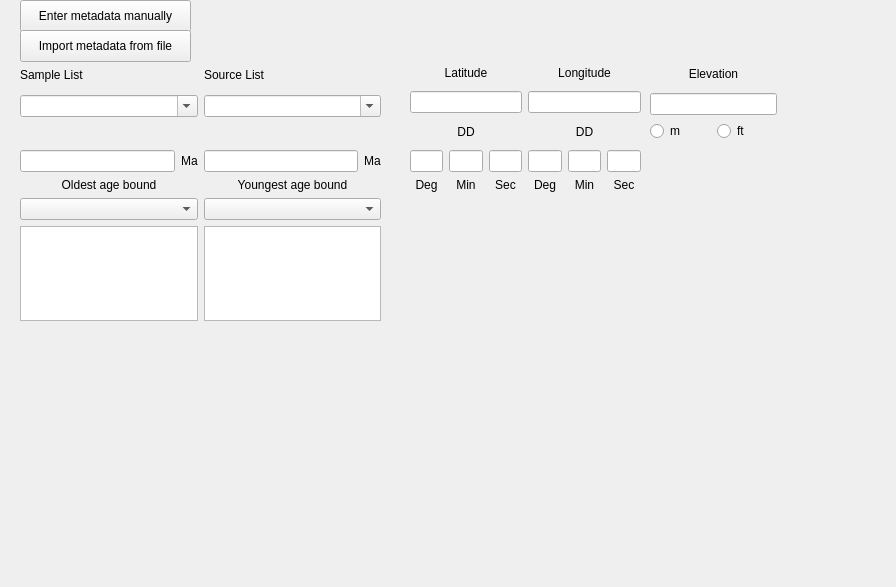
<?xml version="1.0" encoding="UTF-8"?>
<ui version="4.0">
 <class>YoungestDataForm</class>
 <widget class="QWidget" name="YoungestDataForm">
  <property name="geometry">
   <rect>
    <x>0</x>
    <y>0</y>
    <width>896</width>
    <height>587</height>
   </rect>
  </property>
  <property name="windowTitle">
   <string>Form</string>
  </property>
  <widget class="QPushButton" name="ManualEntry_pushButton">
   <property name="geometry">
    <rect>
     <x>20</x>
     <y>0</y>
     <width>171</width>
     <height>32</height>
    </rect>
   </property>
   <property name="text">
    <string>Enter metadata manually</string>
   </property>
  </widget>
  <widget class="QPushButton" name="FileEntry_pushButton">
   <property name="geometry">
    <rect>
     <x>20</x>
     <y>30</y>
     <width>171</width>
     <height>32</height>
    </rect>
   </property>
   <property name="text">
    <string>Import metadata from file</string>
   </property>
  </widget>
  <widget class="QWidget" name="layoutWidget">
   <property name="geometry">
    <rect>
     <x>410</x>
     <y>60</y>
     <width>231</width>
     <height>132</height>
    </rect>
   </property>
   <layout class="QHBoxLayout" name="horizontalLayout">
    <item>
     <layout class="QVBoxLayout" name="verticalLayout">
      <item>
       <widget class="QLabel" name="Lat_label">
        <property name="text">
         <string>Latitude</string>
        </property>
        <property name="alignment">
         <set>Qt::AlignCenter</set>
        </property>
       </widget>
      </item>
      <item>
       <widget class="QLineEdit" name="Lat_lineEdit"/>
      </item>
      <item>
       <widget class="QLabel" name="LatDD_label">
        <property name="text">
         <string>DD</string>
        </property>
        <property name="alignment">
         <set>Qt::AlignCenter</set>
        </property>
       </widget>
      </item>
      <item>
       <layout class="QGridLayout" name="gridLayout">
        <item row="0" column="0">
         <widget class="QLineEdit" name="LatDeg_lineEdit"/>
        </item>
        <item row="0" column="1">
         <widget class="QLineEdit" name="LatMin_lineEdit"/>
        </item>
        <item row="0" column="2">
         <widget class="QLineEdit" name="LatSec_lineEdit"/>
        </item>
        <item row="1" column="0">
         <widget class="QLabel" name="LatDeg_label">
          <property name="text">
           <string>Deg</string>
          </property>
          <property name="alignment">
           <set>Qt::AlignCenter</set>
          </property>
         </widget>
        </item>
        <item row="1" column="1">
         <widget class="QLabel" name="LatMin_label">
          <property name="text">
           <string>Min</string>
          </property>
          <property name="alignment">
           <set>Qt::AlignCenter</set>
          </property>
         </widget>
        </item>
        <item row="1" column="2">
         <widget class="QLabel" name="LatSec_label">
          <property name="text">
           <string>Sec</string>
          </property>
          <property name="alignment">
           <set>Qt::AlignCenter</set>
          </property>
         </widget>
        </item>
       </layout>
      </item>
     </layout>
    </item>
    <item>
     <layout class="QVBoxLayout" name="verticalLayout_2">
      <item>
       <widget class="QLabel" name="Lon_label">
        <property name="text">
         <string>Longitude</string>
        </property>
        <property name="alignment">
         <set>Qt::AlignCenter</set>
        </property>
       </widget>
      </item>
      <item>
       <widget class="QLineEdit" name="Lon_lineEdit"/>
      </item>
      <item>
       <widget class="QLabel" name="LonDD_label">
        <property name="text">
         <string>DD</string>
        </property>
        <property name="alignment">
         <set>Qt::AlignCenter</set>
        </property>
       </widget>
      </item>
      <item>
       <layout class="QGridLayout" name="gridLayout_2">
        <item row="0" column="0">
         <widget class="QLineEdit" name="LonDeg_lineEdit"/>
        </item>
        <item row="0" column="1">
         <widget class="QLineEdit" name="LonMin_lineEdit"/>
        </item>
        <item row="0" column="2">
         <widget class="QLineEdit" name="LonSec_lineEdit"/>
        </item>
        <item row="1" column="0">
         <widget class="QLabel" name="LonDeg_label">
          <property name="text">
           <string>Deg</string>
          </property>
          <property name="alignment">
           <set>Qt::AlignCenter</set>
          </property>
         </widget>
        </item>
        <item row="1" column="1">
         <widget class="QLabel" name="LonMin_label">
          <property name="text">
           <string>Min</string>
          </property>
          <property name="alignment">
           <set>Qt::AlignCenter</set>
          </property>
         </widget>
        </item>
        <item row="1" column="2">
         <widget class="QLabel" name="LonSec_label">
          <property name="text">
           <string>Sec</string>
          </property>
          <property name="alignment">
           <set>Qt::AlignCenter</set>
          </property>
         </widget>
        </item>
       </layout>
      </item>
     </layout>
    </item>
   </layout>
  </widget>
  <widget class="QWidget" name="layoutWidget">
   <property name="geometry">
    <rect>
     <x>650</x>
     <y>60</y>
     <width>127</width>
     <height>81</height>
    </rect>
   </property>
   <layout class="QVBoxLayout" name="verticalLayout_3">
    <item>
     <widget class="QLabel" name="Elev_label">
      <property name="text">
       <string>Elevation</string>
      </property>
      <property name="alignment">
       <set>Qt::AlignCenter</set>
      </property>
     </widget>
    </item>
    <item>
     <widget class="QLineEdit" name="Elev_lineEdit"/>
    </item>
    <item>
     <layout class="QHBoxLayout" name="horizontalLayout_6">
      <item>
       <widget class="QRadioButton" name="Elev_m_radioButton">
        <property name="text">
         <string>m</string>
        </property>
       </widget>
      </item>
      <item>
       <widget class="QRadioButton" name="Elev_ft_radioButton">
        <property name="text">
         <string>ft</string>
        </property>
       </widget>
      </item>
     </layout>
    </item>
   </layout>
  </widget>
  <widget class="QWidget" name="layoutWidget">
   <property name="geometry">
    <rect>
     <x>20</x>
     <y>60</y>
     <width>361</width>
     <height>57</height>
    </rect>
   </property>
   <layout class="QHBoxLayout" name="horizontalLayout_2">
    <item>
     <layout class="QVBoxLayout" name="verticalLayout_4">
      <item>
       <widget class="QLabel" name="SampleListLabel">
        <property name="text">
         <string>Sample List</string>
        </property>
       </widget>
      </item>
      <item>
       <widget class="QComboBox" name="SampleList_comboBox">
        <property name="editable">
         <bool>true</bool>
        </property>
        <property name="insertPolicy">
         <enum>QComboBox::InsertAlphabetically</enum>
        </property>
        <property name="sizeAdjustPolicy">
         <enum>QComboBox::AdjustToContents</enum>
        </property>
        <property name="placeholderText">
         <string>Sample Name</string>
        </property>
       </widget>
      </item>
     </layout>
    </item>
    <item>
     <layout class="QVBoxLayout" name="verticalLayout_5">
      <item>
       <widget class="QLabel" name="SourceListLabel">
        <property name="text">
         <string>Source List</string>
        </property>
       </widget>
      </item>
      <item>
       <widget class="QComboBox" name="SourceList_comboBox">
        <property name="editable">
         <bool>true</bool>
        </property>
        <property name="insertPolicy">
         <enum>QComboBox::InsertAlphabetically</enum>
        </property>
        <property name="sizeAdjustPolicy">
         <enum>QComboBox::AdjustToContents</enum>
        </property>
        <property name="placeholderText">
         <string>Source</string>
        </property>
       </widget>
      </item>
     </layout>
    </item>
   </layout>
  </widget>
  <widget class="QWidget" name="layoutWidget">
   <property name="geometry">
    <rect>
     <x>20</x>
     <y>150</y>
     <width>361</width>
     <height>171</height>
    </rect>
   </property>
   <layout class="QHBoxLayout" name="horizontalLayout_5">
    <item>
     <layout class="QVBoxLayout" name="verticalLayout_6">
      <item>
       <layout class="QHBoxLayout" name="horizontalLayout_3">
        <item>
         <widget class="QLineEdit" name="OldestAge_lineEdit"/>
        </item>
        <item>
         <widget class="QLabel" name="OldestAgeEdit_label">
          <property name="text">
           <string>Ma</string>
          </property>
          <property name="alignment">
           <set>Qt::AlignCenter</set>
          </property>
         </widget>
        </item>
       </layout>
      </item>
      <item>
       <widget class="QLabel" name="OldestAgeTree_label">
        <property name="text">
         <string>Oldest age bound</string>
        </property>
        <property name="alignment">
         <set>Qt::AlignCenter</set>
        </property>
       </widget>
      </item>
      <item>
       <widget class="TreeCombo" name="Oldest_comboBox">
        <property name="sizePolicy">
         <sizepolicy hsizetype="Preferred" vsizetype="Fixed">
          <horstretch>0</horstretch>
          <verstretch>0</verstretch>
         </sizepolicy>
        </property>
        <property name="maxVisibleItems">
         <number>15</number>
        </property>
        <property name="sizeAdjustPolicy">
         <enum>QComboBox::AdjustToContents</enum>
        </property>
        <property name="minimumContentsLength">
         <number>0</number>
        </property>
        <property name="placeholderText">
         <string notr="true"/>
        </property>
       </widget>
      </item>
      <item>
       <widget class="QTreeWidget" name="OldestAge_treeWidget">
        <property name="sizeAdjustPolicy">
         <enum>QAbstractScrollArea::AdjustToContents</enum>
        </property>
        <attribute name="headerVisible">
         <bool>false</bool>
        </attribute>
        <column>
         <property name="text">
          <string notr="true">1</string>
         </property>
        </column>
       </widget>
      </item>
     </layout>
    </item>
    <item>
     <layout class="QVBoxLayout" name="verticalLayout_7">
      <item>
       <layout class="QHBoxLayout" name="horizontalLayout_4">
        <item>
         <widget class="QLineEdit" name="YoungestAge_lineEdit"/>
        </item>
        <item>
         <widget class="QLabel" name="YoungestAgeEdit_label">
          <property name="text">
           <string>Ma</string>
          </property>
          <property name="alignment">
           <set>Qt::AlignCenter</set>
          </property>
         </widget>
        </item>
       </layout>
      </item>
      <item>
       <widget class="QLabel" name="YoungestAgeTree_label">
        <property name="text">
         <string>Youngest age bound</string>
        </property>
        <property name="alignment">
         <set>Qt::AlignCenter</set>
        </property>
       </widget>
      </item>
      <item>
       <widget class="QComboBox" name="Youngest_comboBox">
        <property name="placeholderText">
         <string notr="true"/>
        </property>
       </widget>
      </item>
      <item>
       <widget class="QTreeWidget" name="YoungestAge_treeWidget">
        <property name="sizeAdjustPolicy">
         <enum>QAbstractScrollArea::AdjustToContentsOnFirstShow</enum>
        </property>
        <attribute name="headerVisible">
         <bool>false</bool>
        </attribute>
        <column>
         <property name="text">
          <string notr="true">1</string>
         </property>
        </column>
       </widget>
      </item>
     </layout>
    </item>
   </layout>
  </widget>
  <zorder>layoutWidget</zorder>
  <zorder>layoutWidget</zorder>
  <zorder>layoutWidget</zorder>
  <zorder>layoutWidget</zorder>
  <zorder>ManualEntry_pushButton</zorder>
  <zorder>FileEntry_pushButton</zorder>
 </widget>
 <customwidgets>
  <customwidget>
   <class>TreeCombo</class>
   <extends>QComboBox</extends>
   <header>promoted.h</header>
  </customwidget>
 </customwidgets>
 <resources/>
 <connections/>
</ui>
